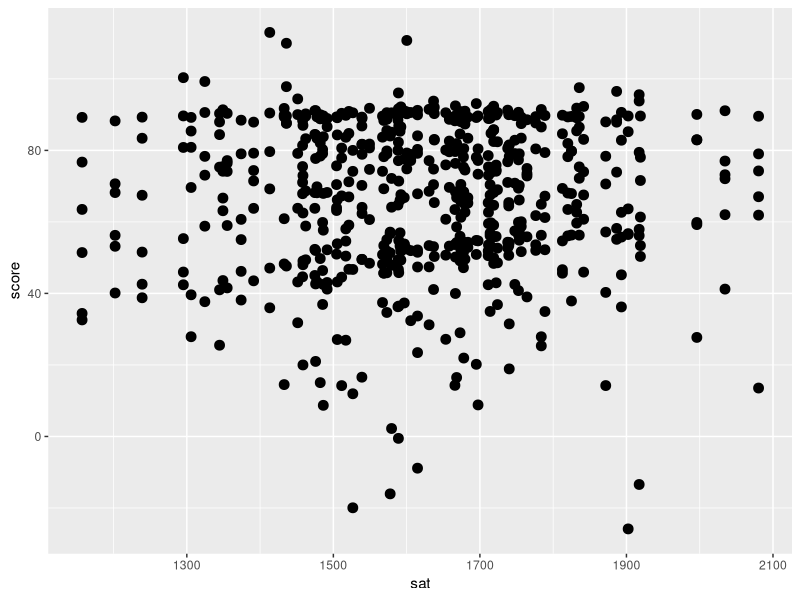
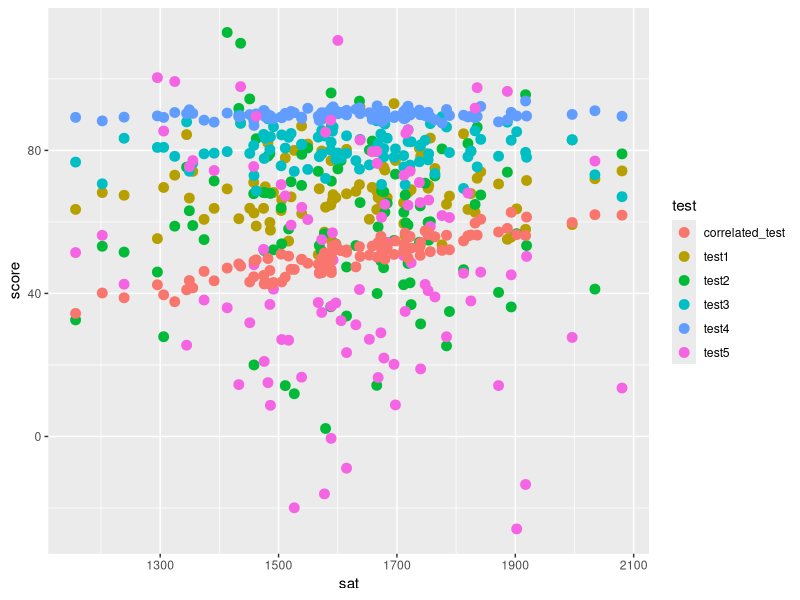

Source code (R) for these figures, in order: (Note: this script raises an error after producing the figures.)
library(dplyr)
library(tidyr)
library(magrittr)
library(ggplot2)

# Random dataset of SAT scores and 5 random tests with random groups
set.seed(1)
points = 100
messy_data <- tbl_df(data.frame(
  individual = 1:points,
  info = c(rep("group1_male", points/4), rep("group1_female", points/4), rep("group2_male", points/4), rep("group2_female", points/4)),
  sat = rnorm(n = points, mean = 1600, sd = 200),
  test1 = rnorm(n = points, mean = 70, sd = 10),
  test2 = rnorm(n = points, mean = 60, sd = 20),
  test3 = rnorm(n = points, mean = 80, sd = 5),
  test4 = rnorm(n = points, mean = 90, sd = 1),
  test5 = rnorm(n = points, mean = 50, sd = 30)
))
# Creating a correlated metric
messy_data$correlated_test = jitter(messy_data$sat/32, 2000)

# Various ways to convert from wide to long
messy_data %>% 
  gather(test, score, c(test1, test2, test3, test4, test5, correlated_test))
messy_data %>% 
  gather(test, score, test1:correlated_test)
messy_data %>% 
  gather(test, score, contains('test'))

clean_data = messy_data %>% 
  gather(test, score, test1:correlated_test) %>%
  separate(info, into=c('group', 'sex'), sep='_')

# dplyr functions
clean_data %>% filter(group == 'group2')
clean_data %>% sample_n(3) # Sample n entries

# Group by creates groups that you can summarize nicely
clean_data %>% 
  group_by(sex) %>% 
  summarize(mean = mean(score), sd = sd(score))
clean_data %>% 
  group_by(test) %>% 
  summarize(mean = mean(score), sd = sd(score))

# Finding the correlated test
ggplot(clean_data) + geom_point(aes(x = sat, y = score), size = 3)
ggplot(clean_data) + geom_point(aes(x = sat, y = score, col=test), size = 3)

# Can spot it easily with group_by and then summarize(cor)
clean_data %>%
  group_by(test) %>%
  summarize(correlation = cor(sat, score))

# ...or use linear models!
library(broom)
clean_data %>%
  group_by(test) %>%
  do(tidy(lm(score ~ sat, data = .)))

# Other methods: augument, glance
all_fits = clean_data %>%
  group_by(test) %>%
  do(fit = lm(score ~ sat, data = .))

all_fits %>% tidy(fit)
all_fits %>% augment(fit)
all_fits %>% glance(fit)


clean_data$test %<>% as.character # Sending pipe contents back and storing them
# Equivalent to clean_data$test = as.character(clean_data$test)
  
  
  